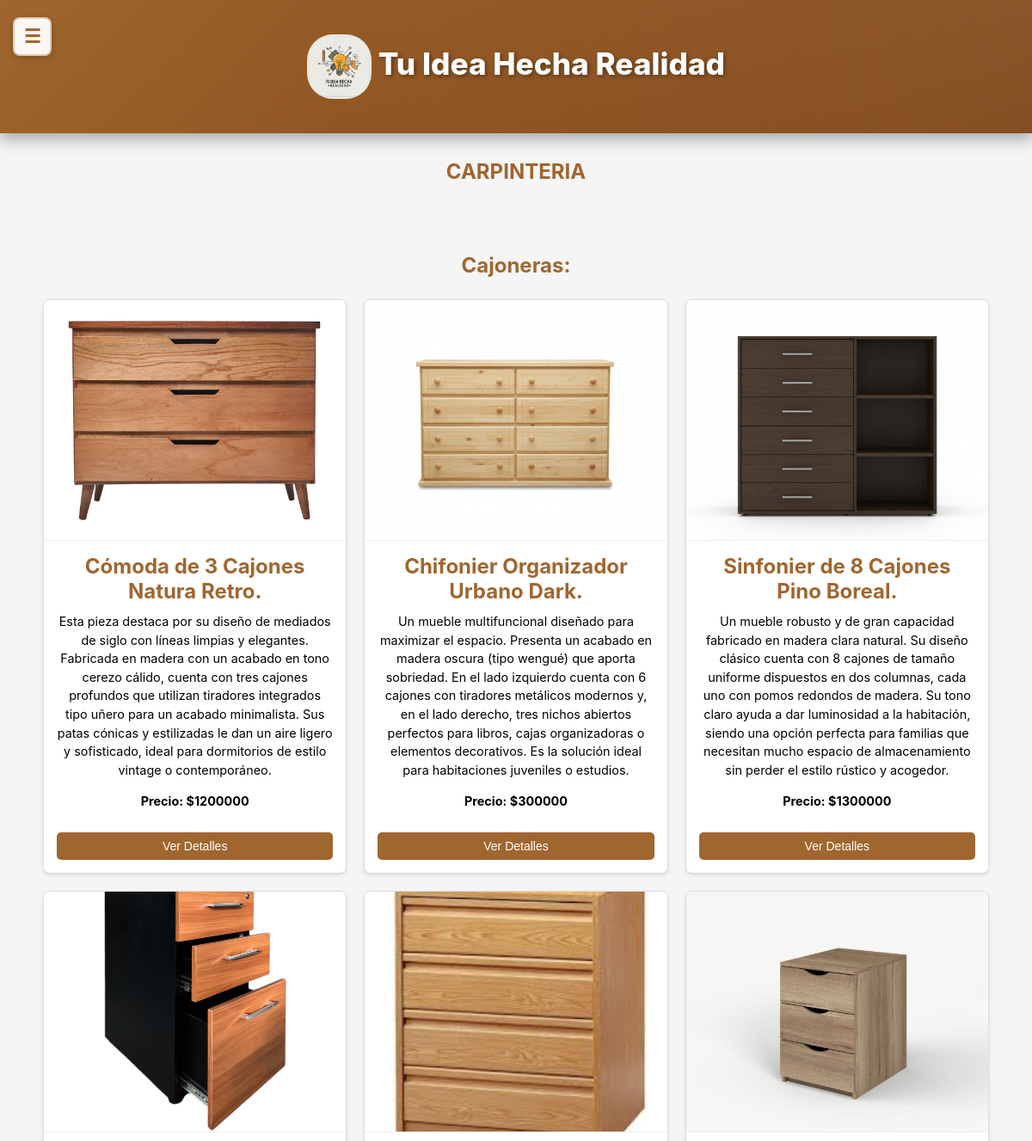
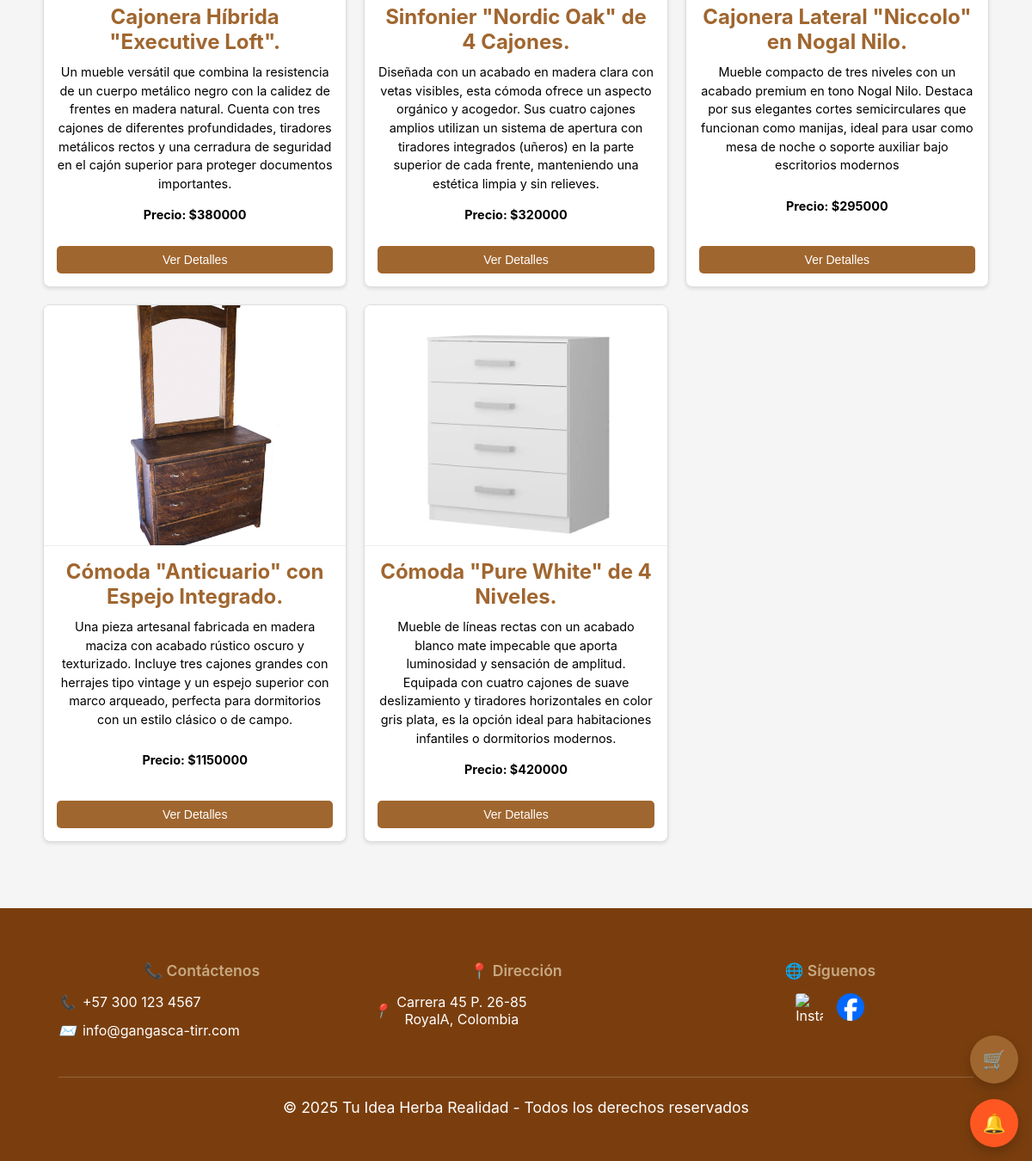
Page /metaleria/ on the committed database (2 pictures, top to bottom).
### core/models.py (models this page shows)
class Cajoneras(models.Model):
    nombre4 = models.CharField(max_length=100)
    descripcion4 = models.CharField(max_length=250, default='', blank=True,null=True)
    precio4 = models.DecimalField(max_digits=10, decimal_places=2)
    imagen4 = models.ImageField(upload_to='uploads/productos/')
    cantidad_disponible = models.IntegerField(default=0)
    is_active = models.BooleanField(default=True)

### Productos/views.py (the view)
# urls.py: path('metaleria/', views.metaleria, name='metaleria'),
def metaleria(request):
    usernameCliente = request.session.get('usernameCliente')
    usuario = None
    if usernameCliente:
        try:
            usuario = UserClientes.objects.get(usernameCliente=usernameCliente)
        except UserClientes.DoesNotExist:
            pass
    cajoneras = Cajoneras.objects.filter(is_active=True)
    context = {
        'cajoneras': cajoneras,
        'usuario': usuario
    }
    return render(request, "Productos/metaleria.html", context)

### core/context_processors.py (called while the page is built, shortened)
def idea_notifications(request):
    username_cliente = request.session.get('usernameCliente')
    username_empresa = request.session.get('usernameEmpresa')
    has_notif = False
    try:
        if username_cliente:
            has_notif = MensajeIdea.objects.filter(
                idea__autor=username_cliente,
                remitente_tipo='empresa',
                leido=False
            ).exists()
    except Exception as e:
        print(f"Error en idea_notifications: {str(e)}")
        has_notif = False
    return {
        'has_idea_notifications': has_notif
    }

### Productos/templates/Productos/metaleria.html (shortened to what this page needs)
<!DOCTYPE html>
<html lang="es">
<head>
    {% load static %}
    <link rel="stylesheet" href="{% static 'Productos/css/styles1.css' %}">
    <link rel="stylesheet" href="{% static 'core/css/responsive.css' %}">
</head>
<body>
<div class="main-content-wrapper">
  <header>
    <button class="sidebar-toggle" onclick="toggleSidebar()">☰</button>
    <h1 class="div" style="text-align: center;">
      <img src="{% static 'core/img/Gemini_Generated_Image_tzay6utzay6utzay.jfif' %}" alt="Logo" width="75" height="75">
      Tu Idea Hecha Realidad
    </h1>
  </header>
<section>
    <div>
        <h2>CARPINTERIA</h2>
        <section class="seccion-at">
            <div>
                <div>
                    <div>
                        <div>
                            <div>
                                <h3>Cajoneras:</h3>
                            </div>
                        </div>
                    </div>
                    <div class="contenedor-articulos" id="contenedorArticulos">
                        {% for cajonera in cajoneras %}
                        <div class="articulo">
                            {% if cajonera.imagen4 %}
                            <img src="{{ cajonera.imagen4.url }}" alt="{{ cajonera.nombre4 }}">
                            {% else %}
                            <img src="{% static 'Productos/img/Cajonera1.webp' %}" alt="{{ cajonera.nombre4 }}">
                            {% endif %}
                            <div class="contenido-articulo">
                                <h3>{{ cajonera.nombre4 }}</h3>
                                <p>{{ cajonera.descripcion4 }}</p>
                                <p><strong>Precio: ${{ cajonera.precio4|floatformat:0 }}</strong></p>
                                <button class="btn-ver-detalles" onclick="mostrarDetalles('cajonera', {{ cajonera.id }}, '{{ cajonera.nombre4 }}', '{{ cajonera.descripcion4 }}', {{ cajonera.precio4 }}, '{% if cajonera.imagen4 %}{{ cajonera.imagen4.url }}{% else %}{% static 'Productos/img/Cajonera1.webp' %}{% endif %}')">Ver Detalles</button>
                            </div>
                        </div>
                        {% endfor %}
                    </div>
                </div>
            </div>
        </section>
    </div>
</section>
    <footer>
        <div class="footer-content">
            <div class="footer-section">
                <h3 class="footer-title">📞 Contáctenos</h3>
                <div class="footer-info">
                    <i>📞</i>
                    <span>+57 300 123 4567</span>
                </div>
                <div class="footer-info">
                    <i>✉️</i>
                    <span>info@gangasca-tirr.com</span>
                </div>
            </div>
            <div class="footer-section">
                <h3 class="footer-title">📍 Dirección</h3>
                <div class="footer-info">
                    <i>📍</i>
                    <span>Carrera 45 P. 26-85<br>RoyalA, Colombia</span>
                </div>
            </div>
            <div class="footer-section">
                <h3 class="footer-title">🌐 Síguenos</h3>
                <div class="footer-social">
                    <a href="https://www.instagram.com/tu_idea_hecha_realidad?igsh=Y3ByM2lyZGcwNHVy" class="social-icon-img" aria-label="Instagram">
                        <img src="{% static 'core/img/Instagram.webp' %}" alt="Instagram" class="social-logo" width="24" height="24">
                    </a>
                    <a href="https://www.facebook.com/share/1ACEVZbZHV/" class="social-icon-img" aria-label="Facebook">
                        <img src="{% static 'core/img/Facebook.png' %}" alt="Facebook" class="social-logo" width="24" height="24">
                    </a>
                </div>
            </div>
        </div>
        <div class="footer-bottom">
            <p>© 2025 Tu Idea Herba Realidad - Todos los derechos reservados</p>
        </div>
    </footer>
</div>
{% include 'core/floating_buttons.html' %}
{% include 'core/modal_notificaciones.html' %}
</body>
</html>

### core/static/core/css/responsive.css (style rules this page uses)
html { overflow-x: hidden; width: 100%; max-width: 100vw; }
body { overflow-x: hidden; width: 100%; max-width: 100vw; margin: 0; padding: 0; }
* { box-sizing: border-box; }
.sidebar-toggle { display: flex !important; position: fixed !important; top: 20px !important; left: 15px !important; z-index: 10003 !important; background: rgba(255, 255, 255, 0.95); color: #A0662F; border: 2px solid rgba(160, 102, 47, 0.3); width: 45px; height: 45px; border-radius: 8px; cursor: pointer; box-shadow: 0 2px 8px rgba(0, 0, 0, 0.2); transition: all 0.3s ease; font-size: 22px; align-items: center; justify-content: center; font-weight: bold; }
@media screen and (min-width: 1025px) and (max-width: 1366px) { .sidebar-toggle { display: flex !important; position: fixed !important; top: 20px !important; left: 15px !important; z-index: 10003 !important; align-items: center; justify-content: center; } }
@media screen and (min-width: 1025px) and (max-width: 1366px) { .main-content-wrapper { margin-left: 0 !important; width: 100% !important; padding: 0 20px 20px 20px; } }
@media screen and (min-width: 1025px) and (max-width: 1366px) { .contenedor-articulos { grid-template-columns: repeat(auto-fill, minmax(280px, 1fr)); gap: 20px; } }
@media screen and (min-width: 1025px) and (max-width: 1366px) { header h1 { font-size: 2.2rem; } }
@media screen and (min-width: 1025px) and (max-width: 1366px) { .footer-content { flex-direction: row; flex-wrap: wrap; gap: 2rem; } }
@media screen and (min-width: 1025px) and (max-width: 1366px) { .footer-section { flex: 1 1 30%; min-width: 200px; } }

### rows in the picture
Cajoneras: imagen4 (picture), nombre4 "Cómoda de 3 Cajones Natura Retro.", descripcion4 "Esta pieza destaca por su diseño de mediados de siglo con líneas limpias y elegantes. Fabricada en madera con un acabado en tono cerezo cálido, cuenta con tres cajones profundos que utilizan tiradores integrados tipo uñero para un acabado minimalista. Sus patas cónicas y estilizadas le dan un aire ligero y sofisticado, ideal para dormitorios de estilo vintage o contemporáneo.", precio4 "1200000"
Cajoneras: imagen4 (picture), nombre4 "Chifonier Organizador Urbano Dark.", descripcion4 "Un mueble multifuncional diseñado para maximizar el espacio. Presenta un acabado en madera oscura (tipo wengué) que aporta sobriedad. En el lado izquierdo cuenta con 6 cajones con tiradores metálicos modernos y, en el lado derecho, tres nichos abiertos perfectos para libros, cajas organizadoras o elementos decorativos. Es la solución ideal para habitaciones juveniles o estudios.", precio4 "300000"
Cajoneras: imagen4 (picture), nombre4 "Sinfonier de 8 Cajones Pino Boreal.", descripcion4 "Un mueble robusto y de gran capacidad fabricado en madera clara natural. Su diseño clásico cuenta con 8 cajones de tamaño uniforme dispuestos en dos columnas, cada uno con pomos redondos de madera. Su tono claro ayuda a dar luminosidad a la habitación, siendo una opción perfecta para familias que necesitan mucho espacio de almacenamiento sin perder el estilo rústico y acogedor.", precio4 "1300000"
Cajoneras: imagen4 (picture), nombre4 "Cajonera Híbrida \"Executive Loft\".", descripcion4 "Un mueble versátil que combina la resistencia de un cuerpo metálico negro con la calidez de frentes en madera natural. Cuenta con tres cajones de diferentes profundidades, tiradores metálicos rectos y una cerradura de seguridad en el cajón superior para proteger documentos importantes.", precio4 "380000"
Cajoneras: imagen4 (picture), nombre4 "Sinfonier \"Nordic Oak\" de 4 Cajones.", descripcion4 "Diseñada con un acabado en madera clara con vetas visibles, esta cómoda ofrece un aspecto orgánico y acogedor. Sus cuatro cajones amplios utilizan un sistema de apertura con tiradores integrados (uñeros) en la parte superior de cada frente, manteniendo una estética limpia y sin relieves.", precio4 "320000"
Cajoneras: imagen4 (picture), nombre4 "Cajonera Lateral \"Niccolo\" en Nogal Nilo.", descripcion4 "Mueble compacto de tres niveles con un acabado premium en tono Nogal Nilo. Destaca por sus elegantes cortes semicirculares que funcionan como manijas, ideal para usar como mesa de noche o soporte auxiliar bajo escritorios modernos", precio4 "295000"
Cajoneras: imagen4 (picture), nombre4 "Cómoda \"Anticuario\" con Espejo Integrado.", descripcion4 "Una pieza artesanal fabricada en madera maciza con acabado rústico oscuro y texturizado. Incluye tres cajones grandes con herrajes tipo vintage y un espejo superior con marco arqueado, perfecta para dormitorios con un estilo clásico o de campo.", precio4 "1150000"
Cajoneras: imagen4 (picture), nombre4 "Cómoda \"Pure White\" de 4 Niveles.", descripcion4 "Mueble de líneas rectas con un acabado blanco mate impecable que aporta luminosidad y sensación de amplitud. Equipada con cuatro cajones de suave deslizamiento y tiradores horizontales en color gris plata, es la opción ideal para habitaciones infantiles o dormitorios modernos.", precio4 "420000"
